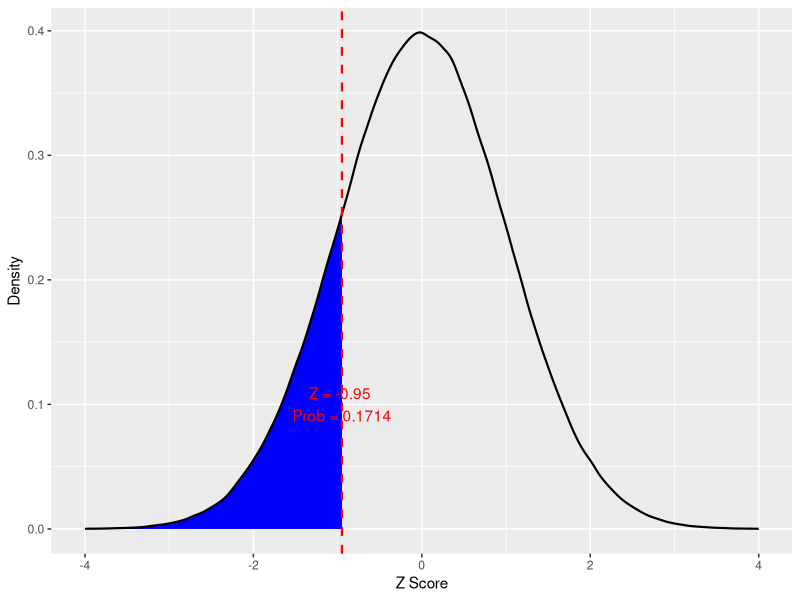
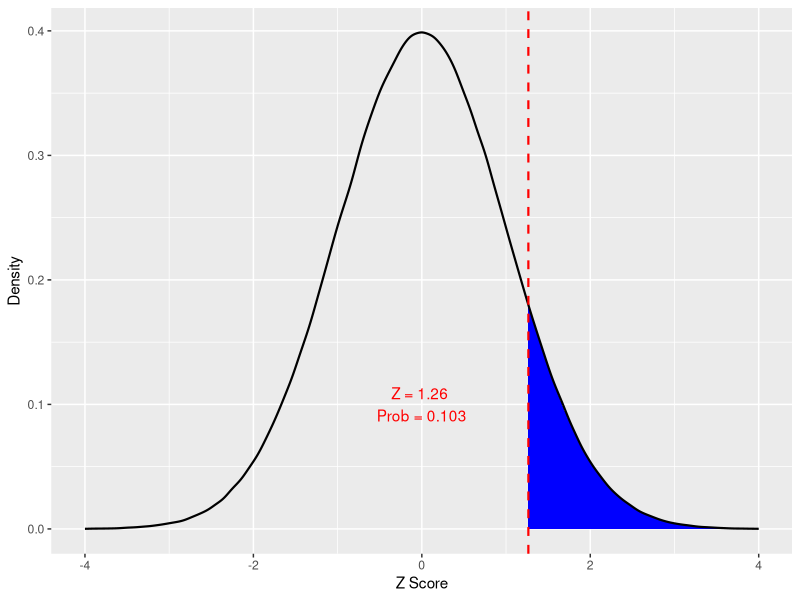
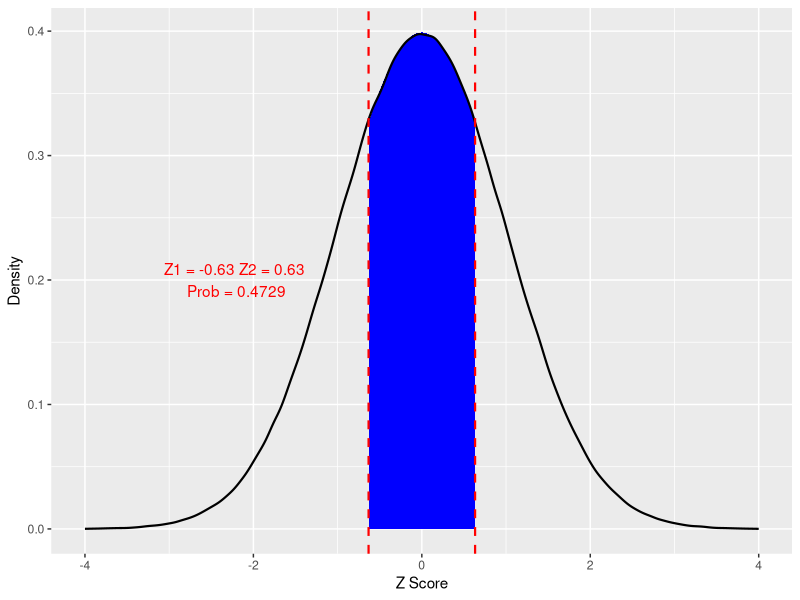
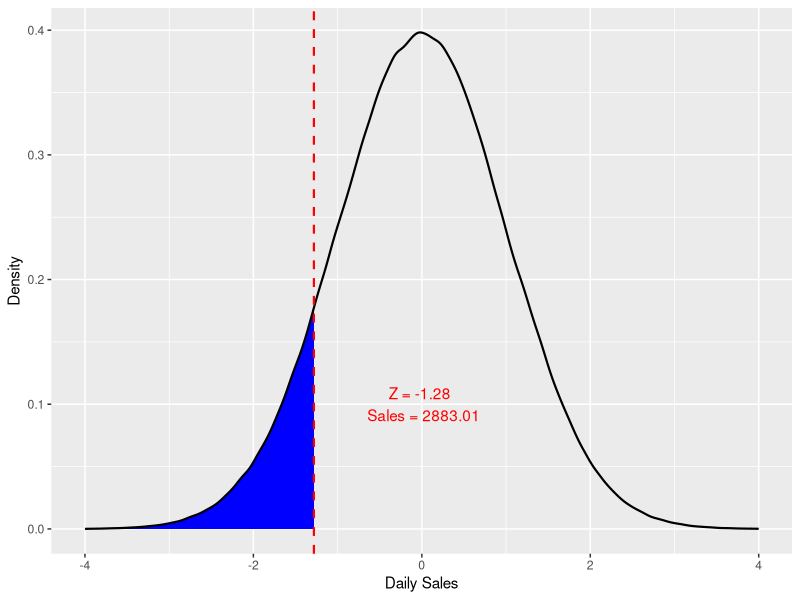
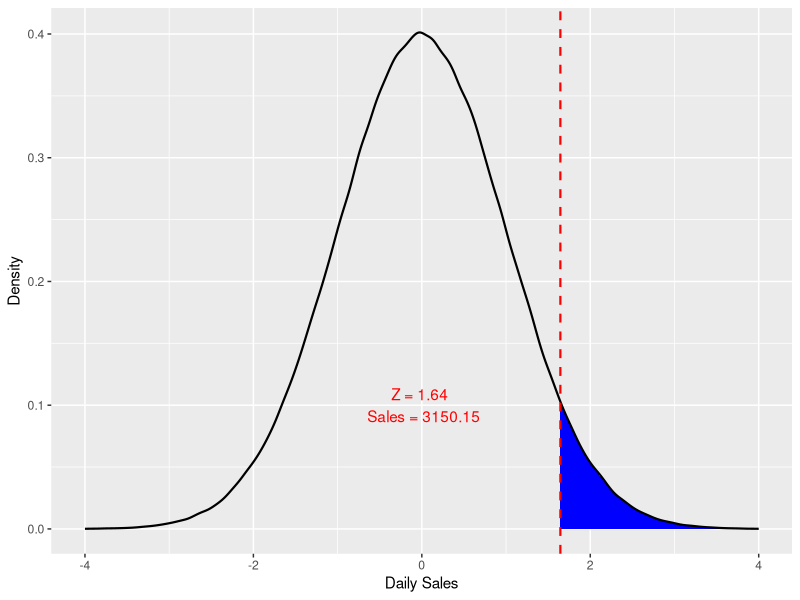
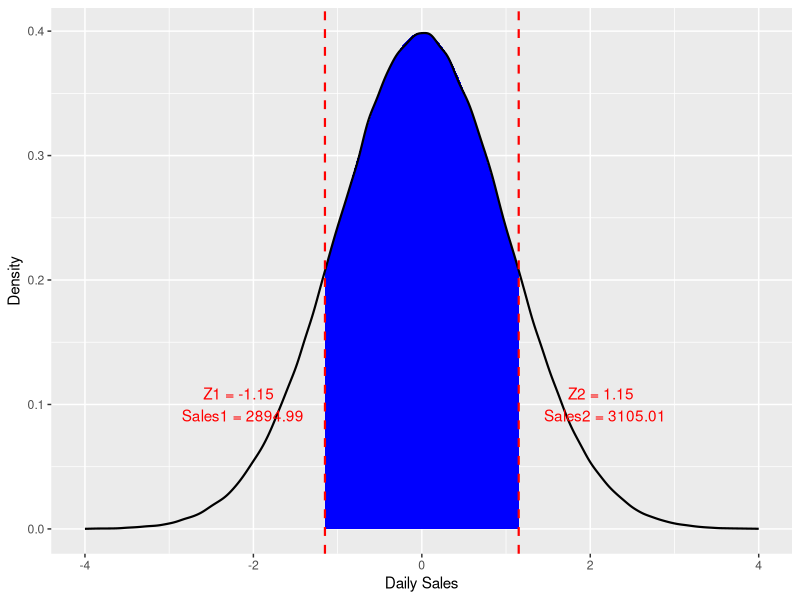

Generate these figures, in order, with R:
## ---- chunk 1
knitr::opts_chunk$set(echo = FALSE, comment = NA, warning = FALSE, message = FALSE,fig.align = 'center',out.width = '100%')
## ---- chunk 2
library(ggplot2)
mu <- 500
sigma <- 100
n <- 40
x <- 485
z <- (x - mu) / (sigma / sqrt(n))
p <- pnorm(z)
# Plot
ggplot() +
  stat_function(fun=dnorm, args=list(mean=0, sd=1), geom="area", fill="blue", xlim=c(-4, z)) + xlim(-4, 4) +
  geom_density(data = data.frame(x = rnorm(1e6, 0, 1)), aes(x=x), alpha=0.5, linewidth = 0.75) +
  labs(x="Z Score", y="Density") +
  geom_vline(xintercept=z, color="red", linetype="dashed", linewidth = 0.75) +
  annotate("text", x=z, y=0.1, label=paste("Z =", round(z, 2), "
Prob =", round(p, 4)), color="red")
## ---- chunk 3
x <- 520
z <- (x - mu) / (sigma / sqrt(n))
p <- 1 - pnorm(z)
# Plot
ggplot() +
  stat_function(fun=dnorm, args=list(mean=0, sd=1), geom="area", fill="blue", xlim=c(z, 4)) + xlim(-4, 4) +
  geom_density(data = data.frame(x = rnorm(1e6, 0, 1)), aes(x=x), alpha=0.5, linewidth = 0.75) +
  labs(x="Z Score", y="Density") +
  geom_vline(xintercept=z, color="red", linetype="dashed", linewidth = 0.75) +
  annotate("text", x=0, y=0.1, label=paste("Z =", round(z, 2), "
Prob =", round(p, 4)), color="red")
## ---- chunk 4
x1 <- 490
x2 <- 510
z1 <- (x1 - mu) / (sigma / sqrt(n))
z2 <- (x2 - mu) / (sigma / sqrt(n))
p <- pnorm(z2) - pnorm(z1)
# Plot
ggplot() +
  stat_function(fun=dnorm, args=list(mean=0, sd=1), geom="area", fill="blue", xlim=c(z1, z2)) + xlim(-4, 4) +
  geom_density(data = data.frame(x = rnorm(1e6, 0, 1)), aes(x=x), alpha=0.5, linewidth = 0.75) +
  labs(x="Z Score", y="Density") +
  geom_vline(xintercept=z1, color="red", linetype="dashed", linewidth = 0.75) +
  geom_vline(xintercept=z2, color="red", linetype="dashed", linewidth = 0.75) +
  annotate("text", x=-2.2, y=0.2, label=paste("Z1 =", round(z1, 2), "Z2 =", round(z2, 2), "
Prob =", round(p, 4)), color="red")
## ---- chunk 5
library(ggplot2)
mu <- 3000
sigma <- 500
n <- 30
p <- 0.10
z <- qnorm(p)
x <- mu + z * (sigma / sqrt(n))
# Plot
ggplot() +
  stat_function(fun=dnorm, args=list(mean=0, sd=1 ), geom="area", fill="blue", xlim=c(-4, z)) + xlim(-4, 4) +
  geom_density(data = data.frame(x = rnorm(1e6, 0, 1)), aes(x=x), alpha=0.5,linewidth = 0.75) +
  labs( x="Daily Sales", y="Density") +
  geom_vline(xintercept=z, color="red", linetype="dashed",linewidth = 0.75) +
  annotate("text", x=0, y=0.1, label=paste("Z =", round(z, 2), "\n Sales =", round(x, 2)), color="red")
## ---- chunk 6
p <- 0.95
z <- qnorm(p)
x <- mu + z * (sigma / sqrt(n))
# Plot
ggplot() +
  stat_function(fun=dnorm, args=list(mean=0, sd=1 ), geom="area", fill="blue", xlim=c(z, 4)) + xlim(-4, 4) +
  geom_density(data = data.frame(x = rnorm(1e6, 0, 1)), aes(x=x), alpha=0.5,linewidth = 0.75) +
  labs( x="Daily Sales", y="Density") +
  geom_vline(xintercept=z, color="red", linetype="dashed",linewidth = 0.75) +
  annotate("text", x=0, y=0.1, label=paste("Z =", round(z, 2), "\n Sales =", round(x, 2)), color="red")
## ---- chunk 7
p1 <- 0.125
p2 <- 0.875
z1 <- qnorm(p1)
z2 <- qnorm(p2)
x1 <- mu + z1 * (sigma / sqrt(n))
x2 <- mu + z2 * (sigma / sqrt(n))
# Plot
ggplot() +
  stat_function(fun=dnorm, args=list(mean=0, sd=1 ), geom="area", fill="blue", xlim=c(z1, z2)) + xlim(-4, 4) +
  geom_density(data = data.frame(x = rnorm(1e6, 0, 1)), aes(x=x), alpha=0.5,linewidth = 0.75  ) +
  labs( x="Daily Sales", y="Density") +
  geom_vline(xintercept=z1, color="red", linetype="dashed",linewidth = 0.75) +
  geom_vline(xintercept=z2, color="red", linetype="dashed",linewidth = 0.75) +
  annotate("text", x=z1-1, y=0.1, label=paste("Z1 =", round(z1, 2), "\n Sales1 =", round(x1, 2)), color="red") +
  annotate("text", x=z2+1, y=0.1, label=paste("Z2 =", round(z2, 2), "\n Sales2 =", round(x2, 2)), color="red")


